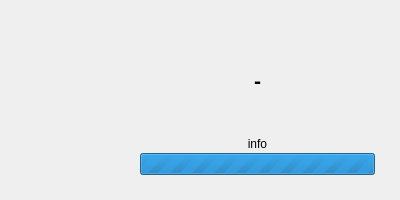
<?xml version="1.0" encoding="UTF-8"?>
<ui version="4.0">
 <class>SplashDialog</class>
 <widget class="QDialog" name="SplashDialog">
  <property name="geometry">
   <rect>
    <x>0</x>
    <y>0</y>
    <width>400</width>
    <height>200</height>
   </rect>
  </property>
  <property name="cursor">
   <cursorShape>WaitCursor</cursorShape>
  </property>
  <property name="windowTitle">
   <string notr="true"/>
  </property>
  <layout class="QHBoxLayout" name="horizontalLayout">
   <property name="spacing">
    <number>15</number>
   </property>
   <property name="leftMargin">
    <number>25</number>
   </property>
   <property name="topMargin">
    <number>25</number>
   </property>
   <property name="rightMargin">
    <number>25</number>
   </property>
   <property name="bottomMargin">
    <number>25</number>
   </property>
   <item>
    <widget class="QLabel" name="lblicon">
     <property name="sizePolicy">
      <sizepolicy hsizetype="MinimumExpanding" vsizetype="Minimum">
       <horstretch>0</horstretch>
       <verstretch>0</verstretch>
      </sizepolicy>
     </property>
     <property name="maximumSize">
      <size>
       <width>100</width>
       <height>100</height>
      </size>
     </property>
     <property name="contextMenuPolicy">
      <enum>Qt::NoContextMenu</enum>
     </property>
     <property name="text">
      <string/>
     </property>
     <property name="pixmap">
      <pixmap resource="../../resources.qrc">:/com.wingsummer.winghex/images/icon.png</pixmap>
     </property>
     <property name="scaledContents">
      <bool>true</bool>
     </property>
    </widget>
   </item>
   <item>
    <layout class="QVBoxLayout" name="verticalLayout">
     <property name="spacing">
      <number>2</number>
     </property>
     <item>
      <spacer name="verticalSpacer_2">
       <property name="orientation">
        <enum>Qt::Vertical</enum>
       </property>
       <property name="sizeHint" stdset="0">
        <size>
         <width>20</width>
         <height>40</height>
        </size>
       </property>
      </spacer>
     </item>
     <item>
      <widget class="QLabel" name="label">
       <property name="text">
        <string notr="true">&lt;html&gt;&lt;head/&gt;&lt;body&gt;&lt;p&gt;&lt;span style=&quot; font-size:16pt; font-weight:600;&quot;&gt;-&lt;/span&gt;&lt;/p&gt;&lt;/body&gt;&lt;/html&gt;</string>
       </property>
       <property name="textFormat">
        <enum>Qt::AutoText</enum>
       </property>
       <property name="alignment">
        <set>Qt::AlignCenter</set>
       </property>
      </widget>
     </item>
     <item>
      <spacer name="verticalSpacer">
       <property name="orientation">
        <enum>Qt::Vertical</enum>
       </property>
       <property name="sizeHint" stdset="0">
        <size>
         <width>20</width>
         <height>40</height>
        </size>
       </property>
      </spacer>
     </item>
     <item>
      <widget class="QLabel" name="lblinfo">
       <property name="text">
        <string notr="true">info</string>
       </property>
       <property name="alignment">
        <set>Qt::AlignCenter</set>
       </property>
      </widget>
     </item>
     <item>
      <widget class="QProgressBar" name="progressBar">
       <property name="sizePolicy">
        <sizepolicy hsizetype="Preferred" vsizetype="Fixed">
         <horstretch>0</horstretch>
         <verstretch>0</verstretch>
        </sizepolicy>
       </property>
       <property name="maximum">
        <number>0</number>
       </property>
       <property name="value">
        <number>0</number>
       </property>
       <property name="alignment">
        <set>Qt::AlignCenter</set>
       </property>
       <property name="textVisible">
        <bool>false</bool>
       </property>
      </widget>
     </item>
    </layout>
   </item>
  </layout>
 </widget>
 <resources>
  <include location="../../resources.qrc"/>
 </resources>
 <connections/>
</ui>
